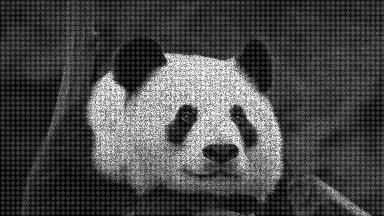
#> input picture pictures/PandaNoise.bmp, 384 x 216 px
$ python fouriertform.py
#> lines starting #> are read from the running program, lines starting #| are printed output that depends on the picture
import numpy as np
import cv2
from matplotlib import pyplot as plt

img = cv2.imread('pictures/PandaNoise.bmp', 0)
#> img is the input picture: shape (216, 384); min 0, max 244, mean 71.5

dft = cv2.dft(np.float32(img), flags=cv2.DFT_COMPLEX_OUTPUT)
dft_shift = np.fft.fftshift(dft)

magnitude_spectrum = 10 * np.log(cv2.magnitude(dft_shift[:, :, 0], dft_shift[:, :, 1]))
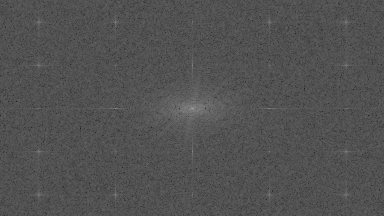
#> magnitude_spectrum: shape (216, 384) float32; min 27.39, max 156, mean 82.2
plt.subplot(221), plt.imshow(img, cmap='gray')
plt.title('Input Image'), plt.xticks([]), plt.yticks([])
plt.subplot(222), plt.imshow(magnitude_spectrum, cmap='gray')
plt.title('Magnitude Spectrum'), plt.xticks([]), plt.yticks([])

rows, cols = img.shape
#> rows = 216; cols = 384
xshift = 120
yshift = 70

# create a mask first, center square is 1, remaining all zeros
mask = np.zeros((rows, cols, 2), np.uint8)
mask[yshift:rows - yshift, xshift:cols - xshift] = 1

# for j in range(0, cols):
#    for i in range(0, rows):
#        mask[i, j] = mask[i, j] if 50 < magnitude_spectrum[i, j] < 160 else 0
# apply mask and inverse DFT
fshift = dft_shift * mask
f_ishift = np.fft.ifftshift(fshift)
img_back = cv2.idft(f_ishift)
img_back = cv2.magnitude(img_back[:, :, 0], img_back[:, :, 1])
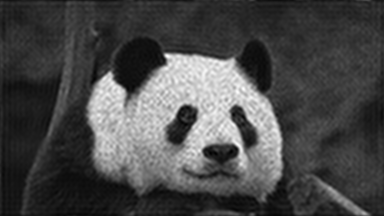
#> img_back: shape (216, 384) float32; min 562222.7, max 19242774, mean 5930213; drawn with min black and max white

plt.subplot(223), plt.imshow(mask[:, :, 0], cmap='gray')
plt.title('Mask'), plt.xticks([]), plt.yticks([])
plt.subplot(224), plt.imshow(img_back, cmap='gray')
plt.title('Result'), plt.xticks([]), plt.yticks([])
plt.show()
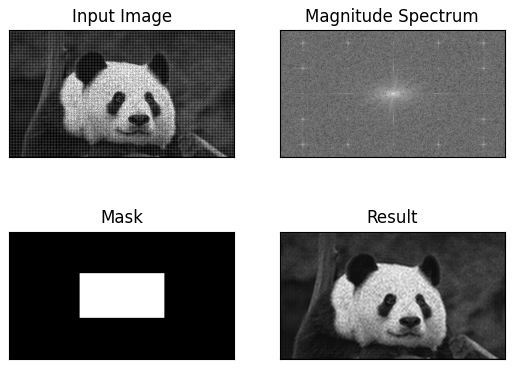
#> figure drawn by matplotlib, 4 panels

$ run again, with pictures/PenguinNoise.bmp copied over pictures/PandaNoise.bmp
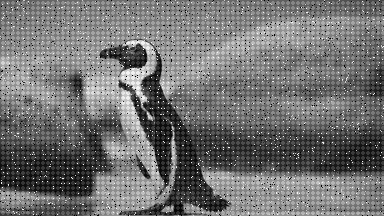
#> input picture pictures/PenguinNoise.bmp, 384 x 216 px
#> img is the input picture: shape (216, 384); min 0, max 244, mean 114.1
#> `magnitude_spectrum = 10 * np.log(cv2.magnitude(dft_shift[:, :, 0], dft..`:
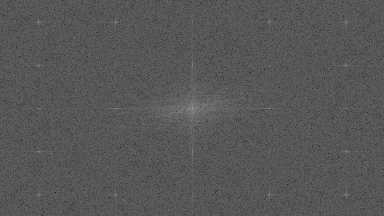
#> magnitude_spectrum: shape (216, 384) float32; min 32.39, max 160.6, mean 86.9
#> `plt.show()`:
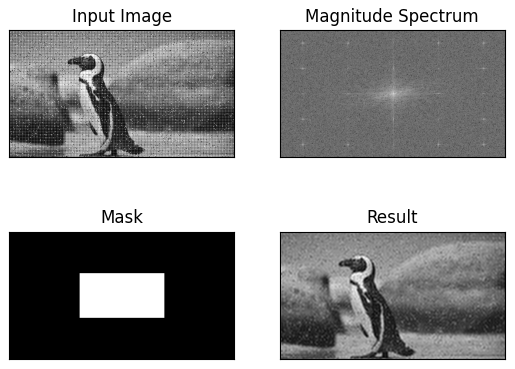
#> figure drawn by matplotlib, 4 panels
